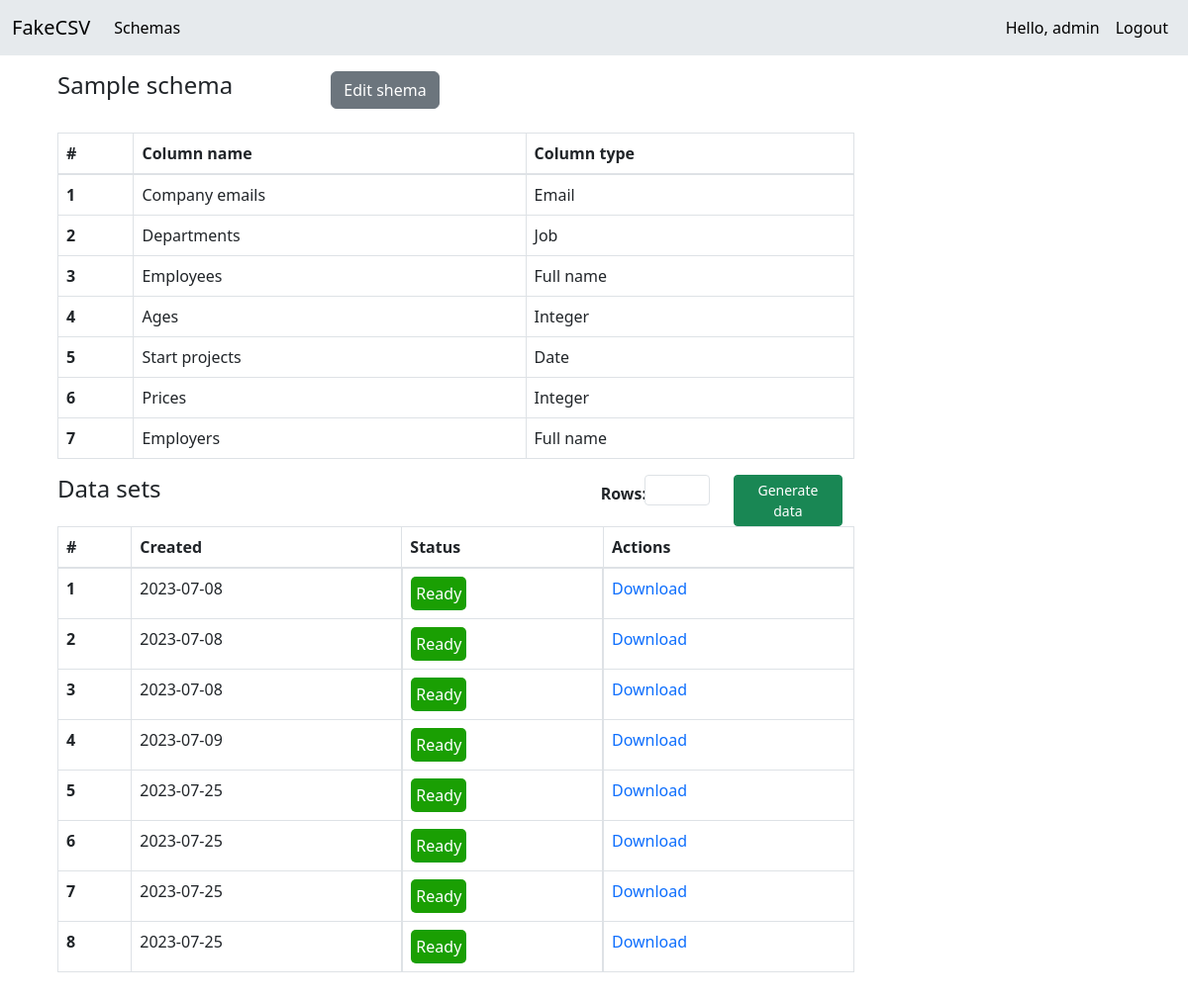
Screenshot of /data-sets/Planeks/ (signed in) with the database file from the repository.
### CSV_converter/models.py (models this page shows, shortened)
class Column(models.Model):
    name = models.CharField(max_length=255)
    type = models.CharField(
        max_length=255,
        choices=TYPE_CHOICES
    )
    order = models.CharField(max_length=255)
    schema = models.ForeignKey(
        Schema,
        on_delete=models.CASCADE
    )

class File(models.Model):
    name = models.CharField(max_length=255)
    date = models.DateField(auto_now=True)
    schema = models.ForeignKey(
        Schema,
        on_delete=models.CASCADE
    )

### CSV_converter/views.py (the view, shortened to what this page needs)
# urls.py: path('data-sets/<str:name>/', views.DataSetsView.as_view(), name='data_sets'),
class DataSetsView(View):
    template_name = "data_sets.html"
    fake = Faker()
    def get(self, *args, **kwargs):
        name = kwargs.get('name')
        if name:
            schema = get_object_or_404(Schema, schema_name=name)
            columns = schema.column_set.all()
            files = schema.file_set.all()
        else:
            columns = ''
            files = ''
        schema_dict = {"schema_name": schema.schema_name, "columns": columns, "files": files}
        return render(self.request, self.template_name, schema_dict)

### CSV_converter/templates/data_sets.html (shortened to what this page needs)
{% extends 'base.html' %}
{% load static %}
{% block css %}
<link rel="preload" as="style" href="{% static 'css/data_sets.css' %}" onload="this.rel = 'stylesheet'"/>
{% endblock %}
{% block content %}
<div class="col-sm-9 p-3">
  <form method="post">
    <div class="row justify-content-start">
      <div class="col-4">
        <h4>Sample schema</h4>
      </div>
      <div class="col-4">
        <a role="button" href="{% url 'edit_schema' name=schema_name %}" class="btn btn-secondary">Edit shema</a>
      </div>
    </div>
    <br>
    <table class="table table-bordered">
      <thead>
        <tr>
          <th scope="col">#</th>
          <th scope="col">Column name</th>
          <th scope="col">Column type</th>
        </tr>
      </thead>
      <tbody>
        {% for column in columns %}
          <tr>
            <th scope="row">{{ forloop.counter }}</th>
            <td>{{ column.name }}</td>
            <td>{{ column.get_type_display }}</td>
          </tr>
        {% endfor %}
      </tbody>
    </table>
    <div class="container text-left">
      <div class="row justify-content-between">
        <div class="col p-0">
          <h4>Data sets</h4>
        </div>
        <div class="col-4">
          <div class="row justify-content-center">
            <div class="col col-lg-2">
              <label for="rows" class="col-form-label"><b>Rows:</b></label>
            </div>
            <div class="col col-lg-4">
              <input type="text" id="rows" name="rows" class="form-control form-control-sm">
            </div>
            <div class="col">
              <button id="generate-data" type="submit" class="btn btn-success btn-sm">Generate data</button>
            </div>
          </div>
        </div>
      </div>
    </div>
    <table id="data-table" class="table table-bordered">
      <thead>
        <tr>
          <th scope="col">#</th>
          <th scope="col">Created</th>
          <th scope="col">Status</th>
          <th scope="col">Actions</th>
        </tr>
      </thead>
      <tbody id="table-body">
        {% for file in files %}
          <tr>
            <th scope="row">{{ forloop.counter }}</th>
            <td>{{ file.date|date:"Y-m-d" }}</td>
            <td class="status-cell" style="display:flex;">
              <div style="background-color: #1a9f03; border-radius: 5px; padding: 5px; color: white;">Ready</div>
            </td>
            <td><a href="/media/{{ file.name }}">Download</a></td>
          </tr>
        {% endfor %}
      </tbody>
    </table>
  </form>
</div>
{% endblock %}

### CSV_converter/templates/partials/_header.html (shortened to what this page needs)
<nav class="navbar navbar-expand-lg sticky-top" style="background-color: #e6eaed;" role="navigation">
    <div class="container-fluid">
      <span class="navbar-brand mb-0 h1"><a class="nav-link active" aria-current="page" href="{% url 'home' %}">FakeCSV</a></span>
      <div class="collapse navbar-collapse" id="navbarSupportedContent">
        {% if user.is_authenticated %}
        <ul class="navbar-nav me-auto mb-2 mb-lg-0">
          <li class="nav-item">
            <a class="nav-link active" aria-current="page" href="{% url 'data_schemas' %}">Schemas</a>
          </li>
        </ul>
        <ul class="navbar-nav ml-auto">
            <li class="nav-item">
              <a class="nav-link active" aria-current="page" href="{% url 'profile' %}">Hello, {{ user.username }}</a>
            </li>
            <li class="nav-item">
              <a class="nav-link active" aria-current="page" href="{% url 'logout' %}">Logout</a>
            </li>
        </ul>
        {% endif %}
      </div>
    </div>
</nav>

### CSV_converter/static/css/data_sets.css (style rules this page uses)
a { text-decoration: none; }

### rows the page displays
Column: name "Company emails", type "Email"
Column: name "Departments", type "Job"
Column: name "Employees", type "Full name"
Column: name "Ages", type "Integer"
Column: name "Start projects", type "Date"
Column: name "Prices", type "Integer"
Column: name "Employers", type "Full name"
File: date "2023-07-08"
File: date "2023-07-08"
File: date "2023-07-08"
File: date "2023-07-09"
File: date "2023-07-25"
File: date "2023-07-25"
File: date "2023-07-25"
File: date "2023-07-25"

### other values shown
{{ user.username }} "admin"
